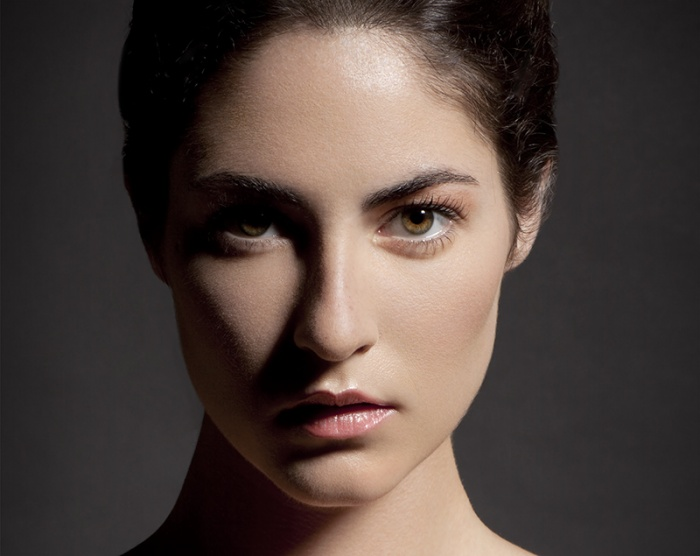
#> input picture Assignment 2 - Content Aware Photo Enhancement/image.jpg, 700 x 556 px
$ python Enhance.py image.jpg   (Python 2 division)
#> lines starting #> are read from the running program, lines starting #| are printed output that depends on the picture; after the words box and inside, x2 and y2 are one past the last pixel; in counts of white or black regions, pixels touching at a corner belong together
import sys
import argparse
import cv2 as cv
import numpy as np

from scipy.signal import argrelextrema

# global variables
gMinThold = 15
gMaxThold = 250


def GetParser():
    Parser = argparse.ArgumentParser()
    Parser.add_argument('path', help='Image path')
    return Parser


def detectSkin(image):
    '''
    From pyimagesearch
    '''
    # skin hsv pixel limits
    lower = np.array([0, 24, 25], dtype="uint8")
    upper = np.array([20, 255, 255], dtype="uint8")

    # convert rgb to hsv - hue, saturation, value
    converted = cv.cvtColor(image, cv.COLOR_BGR2HSV)
    skin_mask = cv.inRange(converted, lower, upper)

    # use elliptical kernel for erosions/dilations
    kernel = cv.getStructuringElement(cv.MORPH_ELLIPSE, (11, 11))
    skin_mask = cv.erode(skin_mask, kernel, iterations=2)
    skin_mask = cv.dilate(skin_mask, kernel, iterations=2)

    # blur and remove noise
    skin_mask = cv.GaussianBlur(skin_mask, (3, 3), 0)
    return skin_mask


def detectFaces(image):
    face_cascade = cv.CascadeClassifier('haarcascade_frontalface_default.xml')
    faces = face_cascade.detectMultiScale(image, 1.3, 5)
    return faces


def Filter(image):
    base = cv.edgePreservingFilter(image, flags=1)
    detail = image - base
    return base, detail


def BiModal(histogram, select_basis='intensity', ptage_Thold=0.05, nbd=5):
    maximae = argrelextrema(histogram, np.greater, order=10)[0]
    minimae = argrelextrema(histogram, np.less, order=10)[0]
    total_px = histogram.sum()
    b, d, m = None, None, None
    if len(maximae) > 1 and len(minimae) > 0:  # bimodal or more
        if select_basis == 'intensity':
            # take darkest maximae
            for maxima in maximae:
                if histogram[maxima - 5: maxima +
                             5].sum() > ptage_Thold * total_px:
                    d = maxima
                    break
            # take lightest maxima
            reversed_maximae = maximae[::-1]
            for maxima in reversed_maximae:
                if histogram[maxima - 5: maxima +
                             5].sum() > ptage_Thold * total_px:
                    b = maxima
                    break
            # sanity check - b != d
            if b == d:
                return None
            # get minima
            minval = gMaxThold
            for minima in minimae:
                if d < minima and histogram[minima] < 0.8 * \
                        histogram[d] and b > minima and histogram[minima] < 0.8 * histogram[b]:
                    if histogram[minima] < minval:
                        m, minval = minima, histogram[minima]

    if b and d and m:
        return ((b - d) * 1.0) / (m - d), m
    else:
        return None


def SidelightCorrect(x, y, w, h, skin_c, Iout, smooth_ksize=30, smooth_sigma=10):
    '''
    Correct Sidelit faces
    '''
    hist = cv.calcHist(
        skin_c, [2], None, [gMaxThold], [
            gMinThold, gMaxThold]).T.ravel()
    hist = np.correlate(
        hist,
        cv.getGaussianKernel(smooth_ksize, smooth_sigma).ravel(),
        'same')

    # from matplotlib import pyplot as plt
    # plt.plot(hist)
    # plt.show()

    f, m = BiModal(hist)
    # mask for skin pixels < thol - create adjustment map A
    mask = (gMinThold < skin_c[:, :, 2]) & (skin_c[:, :, 2] < m)
    A = np.ones((Iout.shape), dtype=np.uint8)
    A[y:y + h, x:x + h][mask] = f
    # EACP on A
    return A


def faceEnhance(image):
    '''
    Implement side-lit correction and underexposure
    '''
    # get face, skin and base & details
    faces = detectFaces(image)
    skin_mask = detectSkin(image)
    base, detail = Filter(image)
    Iout = base
    # cv.imshow('base', base); cv.imshow('detail', detail)

    for face in faces:
        # get the actual face
        x, y, w, h = face
        face_area = image[y:y + h, x:x + w]

        # skin part of the face
        skin = cv.bitwise_and(face_area, face_area,
                              mask=skin_mask[y:y + h, x:x + w])
        # cv.imshow('skin', skin)
        skin_c = cv.cvtColor(skin, cv.COLOR_BGR2HSV)

        # side-lit face
        try:
            A = SidelightCorrect(x, y, w, h, skin_c, Iout)
            Iout = np.multiply(Iout, A) + detail
        except:
            print 'Not Sidelit'

        cv.imshow('Sidelight Correction', Iout)
        cv.waitKey(0)


def skinFace(image, skin_mask):
    '''
    Get skin for faces
    '''
    face_cascade = cv.CascadeClassifier('haarcascade_frontalface_default.xml')
    faces = face_cascade.detectMultiScale(image, 1.3, 5)
    for face in faces:
        x, y, w, h = face
        sub_image = image[y:y + h, x:x + w]
        image[y:y + h,
              x:x + w] = cv.bitwise_and(sub_image,
                                        sub_image,
                                        mask=skin_mask[y:y + h,
                                                       x:x + w])
    return image


def Run(**kwargs):
    # read input
    image = cv.imread(kwargs['path'])
#> image is the input picture: shape (556, 700, 3); mean B, G, R 60.6, 65.8, 78.6

    # process image(s)
    enhanced_image = faceEnhance(image)
#> in detectFaces, `faces = face_cascade.detectMultiScale(image, 1.3, 5)`: faces = [[141, 68, 398, 398]]
#> in detectSkin, `converted = cv.cvtColor(image, cv.COLOR_BGR2HSV)`: converted: shape (556, 700, 3); mean H, S, V 88.4, 61.6, 78.6
#> in detectSkin, `skin_mask = cv.inRange(converted, lower, upper)`:
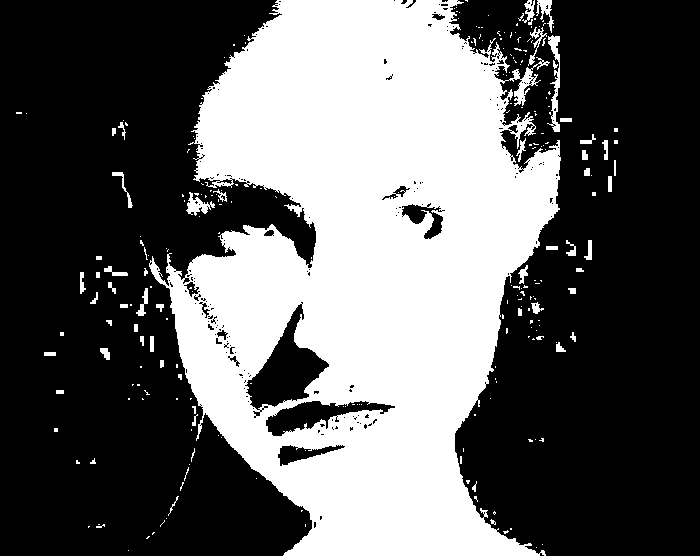
#> skin_mask: shape (556, 700); 38% white; 245 white regions (191 under 20 px), largest, box (x1, y1, x2, y2) and area: (149, 0, 561, 556) 143365, (547, 35, 560, 132) 502, (186, 192, 215, 216) 296
#> in detectSkin, `skin_mask = cv.erode(skin_mask, kernel, iterations=2)`:
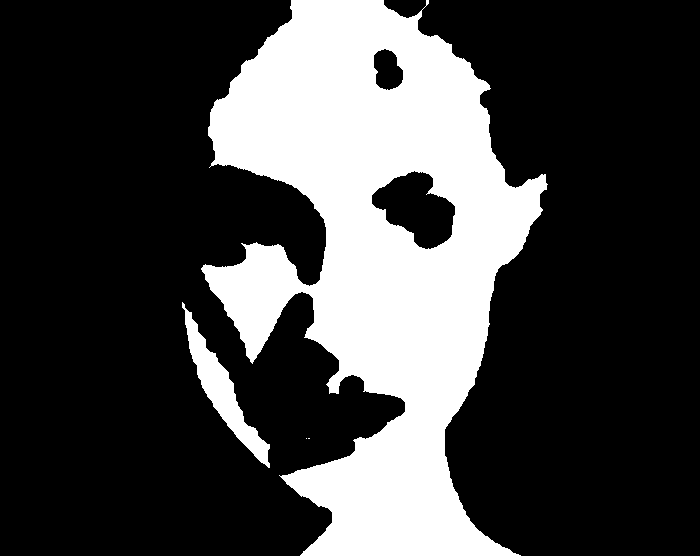
#> skin_mask: shape (556, 700); 26.8% white; 4 white regions (2 under 20 px), largest, box (x1, y1, x2, y2) and area: (201, 0, 548, 556) 101202, (182, 302, 270, 468) 3279
#> in detectSkin, `skin_mask = cv.dilate(skin_mask, kernel, iterations=2)`:
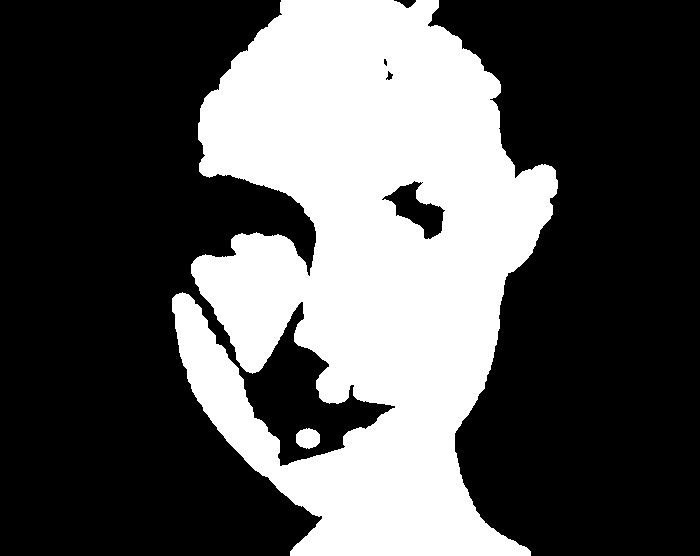
#> skin_mask: shape (556, 700); 34.3% white; 2 white regions, box (x1, y1, x2, y2) and area: (172, 0, 558, 556) 133271, (296, 428, 320, 449) 394
#> in Filter, `detail = image - base`:
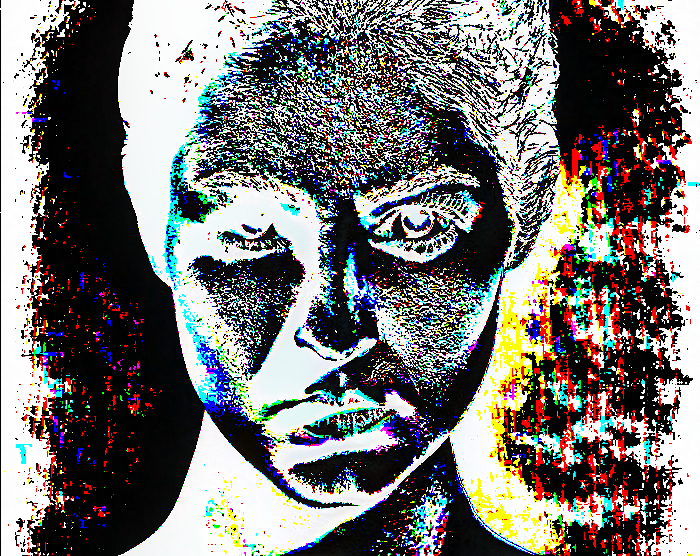
#> detail: shape (556, 700, 3); mean B, G, R 114.8, 116.2, 118.1
#> the loop in faceEnhance, `for face in faces:` made 1 pass
#> (x, y, w, h) on pass 1: (141, 68, 398, 398)
#| Not Sidelit
#> pass 1, in faceEnhance, `face_area = image[y:y + h, x:x + w]`:
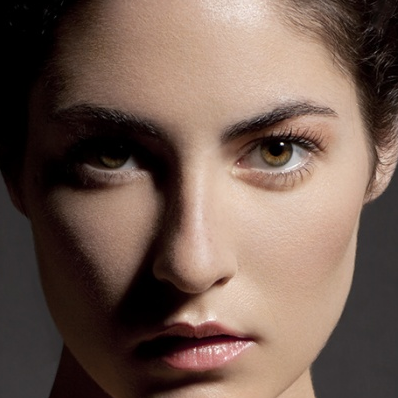
#> face_area: shape (398, 398, 3); mean B, G, R 80.8, 91.4, 113.2
#> pass 1, in faceEnhance, `skin = cv.bitwise_and(face_area, face_area, mask=skin_mask[y:y + h, x:..`:
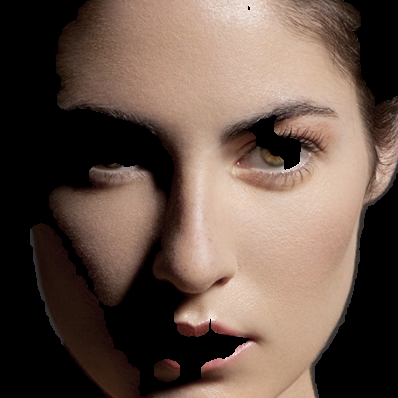
#> skin: shape (398, 398, 3); mean B, G, R 72.2, 82.7, 101.8

    # display results
    # cv.imshow('Original image', image)
    # cv.imshow('Enhanced image', enhanced_image)
    # cv.waitKey(0)


if __name__ == '__main__':
    args = GetParser().parse_args(sys.argv[1:])
    Run(**vars(args))
